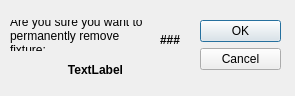
<?xml version="1.0" encoding="UTF-8"?>
<ui version="4.0">
 <class>ConfirmFixtureRemoveDialog</class>
 <widget class="QDialog" name="ConfirmFixtureRemoveDialog">
  <property name="geometry">
   <rect>
    <x>0</x>
    <y>0</y>
    <width>295</width>
    <height>96</height>
   </rect>
  </property>
  <property name="windowTitle">
   <string>Dialog</string>
  </property>
  <widget class="QDialogButtonBox" name="buttonBox">
   <property name="geometry">
    <rect>
     <x>200</x>
     <y>20</y>
     <width>81</width>
     <height>241</height>
    </rect>
   </property>
   <property name="orientation">
    <enum>Qt::Vertical</enum>
   </property>
   <property name="standardButtons">
    <set>QDialogButtonBox::Cancel|QDialogButtonBox::Ok</set>
   </property>
  </widget>
  <widget class="QLabel" name="areYouSure">
   <property name="geometry">
    <rect>
     <x>10</x>
     <y>20</y>
     <width>141</width>
     <height>31</height>
    </rect>
   </property>
   <property name="text">
    <string>Are you sure you want to permanently remove fixture:</string>
   </property>
   <property name="wordWrap">
    <bool>true</bool>
   </property>
  </widget>
  <widget class="QLabel" name="FixtureName">
   <property name="geometry">
    <rect>
     <x>10</x>
     <y>60</y>
     <width>171</width>
     <height>20</height>
    </rect>
   </property>
   <property name="font">
    <font>
     <weight>75</weight>
     <bold>true</bold>
    </font>
   </property>
   <property name="text">
    <string>TextLabel</string>
   </property>
   <property name="alignment">
    <set>Qt::AlignCenter</set>
   </property>
  </widget>
  <widget class="QLabel" name="fixtureNum">
   <property name="geometry">
    <rect>
     <x>160</x>
     <y>30</y>
     <width>31</width>
     <height>20</height>
    </rect>
   </property>
   <property name="font">
    <font>
     <weight>75</weight>
     <bold>true</bold>
    </font>
   </property>
   <property name="text">
    <string>###</string>
   </property>
  </widget>
 </widget>
 <resources/>
 <connections>
  <connection>
   <sender>buttonBox</sender>
   <signal>accepted()</signal>
   <receiver>ConfirmFixtureRemoveDialog</receiver>
   <slot>accept()</slot>
   <hints>
    <hint type="sourcelabel">
     <x>248</x>
     <y>254</y>
    </hint>
    <hint type="destinationlabel">
     <x>157</x>
     <y>274</y>
    </hint>
   </hints>
  </connection>
  <connection>
   <sender>buttonBox</sender>
   <signal>rejected()</signal>
   <receiver>ConfirmFixtureRemoveDialog</receiver>
   <slot>reject()</slot>
   <hints>
    <hint type="sourcelabel">
     <x>316</x>
     <y>260</y>
    </hint>
    <hint type="destinationlabel">
     <x>286</x>
     <y>274</y>
    </hint>
   </hints>
  </connection>
 </connections>
</ui>
